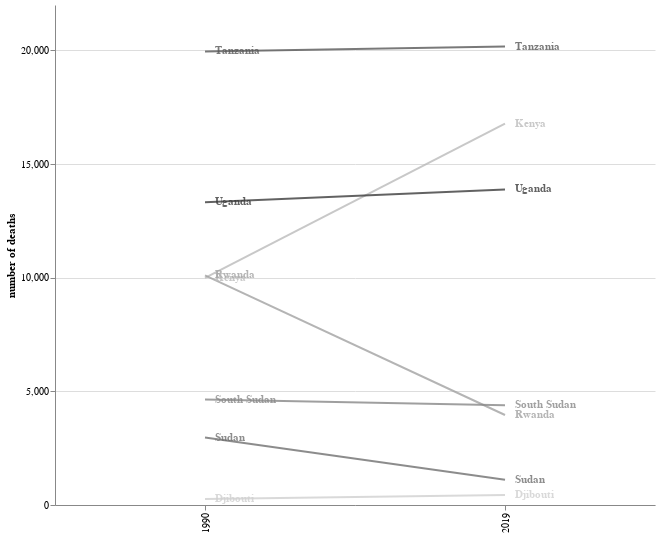

The notebook cell this image was saved under:
### Code cell
ea_deaths = alt.Chart(ea_tb_deaths[(ea_tb_deaths.Year == ea_tb_deaths.Year.min()) | (ea_tb_deaths.Year == ea_tb_deaths.Year.max())]).mark_line().encode(
    alt.X('Year:O', title=""),
    alt.Y('TB Deaths', title="number of deaths", axis=alt.Axis(tickCount=4)),
    alt.Color('Entity:N', scale=alt.Scale(scheme="greys"), legend=None),
    alt.OpacityValue(0.8)).properties(width={"step":300},height=500)

labelna = ea_deaths.mark_text(dx=10, dy=0, align='left', baseline='middle', fontWeight='bold').encode(text="Entity:N")
#label = slope.mark_text(dx=10, dy=0, align='left', baseline='middle').encode(text="value:Q")

(ea_deaths + labelna).properties().configure_view(stroke=None)

### Figure 1 — Vega-Lite specification as saved in the notebook (floating-point values rounded to 4 significant figures)
{"$schema": "https://vega.github.io/schema/vega-lite/v5.14.1.json", "config": {"view": {"continuousHeight": 300, "continuousWidth": 300, "stroke": null}}, "data": {"name": "data-3874e8fda815d621b4e0d78d32b42435"}, "datasets": {"data-3874e8fda815d621b4e0d78d32b42435": [{"Entity": "Djibouti", "TB Deaths": 265, "Year": 1990}, {"Entity": "Djibouti", "TB Deaths": 437, "Year": 2019}, {"Entity": "Kenya", "TB Deaths": 9991, "Year": 1990}, {"Entity": "Kenya", "TB Deaths": 16781, "Year": 2019}, {"Entity": "Rwanda", "TB Deaths": 10100, "Year": 1990}, {"Entity": "Rwanda", "TB Deaths": 3960, "Year": 2019}, {"Entity": "South Sudan", "TB Deaths": 4638, "Year": 1990}, {"Entity": "South Sudan", "TB Deaths": 4387, "Year": 2019}, {"Entity": "Sudan", "TB Deaths": 2970, "Year": 1990}, {"Entity": "Sudan", "TB Deaths": 1110, "Year": 2019}, {"Entity": "Tanzania", "TB Deaths": 19959, "Year": 1990}, {"Entity": "Tanzania", "TB Deaths": 20170, "Year": 2019}, {"Entity": "Uganda", "TB Deaths": 13319, "Year": 1990}, {"Entity": "Uganda", "TB Deaths": 13886, "Year": 2019}]}, "height": 500, "layer": [{"encoding": {"color": {"field": "Entity", "legend": null, "scale": {"scheme": "greys"}, "type": "nominal"}, "opacity": {"value": 0.8}, "x": {"field": "Year", "title": "", "type": "ordinal"}, "y": {"axis": {"tickCount": 4}, "field": "TB Deaths", "title": "number of deaths", "type": "quantitative"}}, "mark": {"type": "line"}}, {"encoding": {"color": {"field": "Entity", "legend": null, "scale": {"scheme": "greys"}, "type": "nominal"}, "opacity": {"value": 0.8}, "text": {"field": "Entity", "type": "nominal"}, "x": {"field": "Year", "title": "", "type": "ordinal"}, "y": {"axis": {"tickCount": 4}, "field": "TB Deaths", "title": "number of deaths", "type": "quantitative"}}, "mark": {"align": "left", "baseline": "middle", "dx": 10, "dy": 0, "fontWeight": "bold", "type": "text"}}], "width": {"step": 300}}
